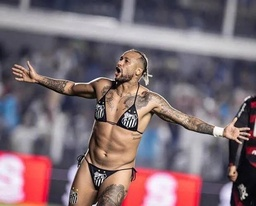
#> input picture pages/Cs/7° Semestre/Processamento-de-Imagens/aula-6/imagem.jpg, 256 x 206 px, shrunk from 615 x 494 before the run
$ python bordas-laplace.py
#> lines starting #> are read from the running program, lines starting #| are printed output that depends on the picture
#> further down, img_pil is the input picture: PIL image 256x206 RGB; mean R, G, B 126.8, 108.5, 115.2
import numpy as np
from PIL import Image
import matplotlib.pyplot as plt


def get_k_neighborhood(
    image: np.ndarray, i: int, j: int, kernel_w: int, kernel_h: int
) -> np.ndarray:
    neighborhood = image[i : i + kernel_w, j : j + kernel_h]
    return neighborhood


def get_grayscale_image(img: np.ndarray) -> np.ndarray:
    r = img[:, :, 0].astype(np.float32)
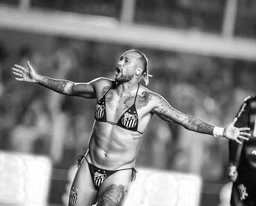
#> r: shape (206, 256) float32; min 1, max 255, mean 126.8
    g = img[:, :, 1].astype(np.float32)
    b = img[:, :, 2].astype(np.float32)
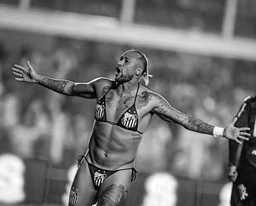
#> b: shape (206, 256) float32; min 0, max 255, mean 115.2
    # Fórmula de luminosidade padrão
    gray = 0.2989 * r + 0.5870 * g + 0.1140 * b
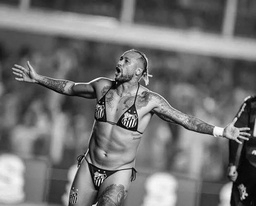
#> gray: shape (206, 256) float32; min 0.983, max 254.1, mean 114.8
    return gray.astype(np.uint8)


def convolution_2D(image: np.ndarray, kernel: np.ndarray) -> np.ndarray:
    w, h = image.shape
#> w = 206; h = 256
    kernel_w, kernel_h = kernel.shape
    output_w = w - kernel_w + 1
#> output_w = 204
    output_h = h - kernel_h + 1
#> output_h = 254
    output = np.zeros((output_w, output_h))

    for i in range(output_w):
        for j in range(output_h):
            neighborhood = get_k_neighborhood(image, i, j, kernel_w, kernel_h)
            output[i, j] = np.sum(neighborhood * kernel)
#> this loop made 204 passes

    return output


# Kernel de Laplace (Vizinhança 8)
laplace_kernel_8 = np.array([
    [-1, -1, -1],
    [-1,  8, -1],
    [-1, -1, -1]
])

# Kernel de Laplace (Vizinhança 4 - Anteriormente chamado de Canny)
laplace_kernel_4 = np.array([
    [0,  1,  0],
    [1, -4,  1],
    [0,  1,  0]
])

# Kernel de Sobel X (Detecta bordas verticais)
sobel_x_kernel = np.array([
    [-1, 0, 1],
    [-2, 0, 2],
    [-1, 0, 1]
])

image_path = "../aula-6/imagem.jpg"

try:
    img_pil = Image.open(image_path).convert("RGB")
    image = np.asarray(img_pil)
    image_gray = get_grayscale_image(image)

    output_laplace_8 = convolution_2D(image_gray, laplace_kernel_8)
    output_laplace_8 = np.abs(output_laplace_8)
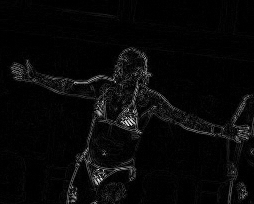
#> output_laplace_8: shape (204, 254) float64; min 0, max 1197, mean 40.2; drawn with min black and max white

    output_laplace_4 = convolution_2D(image_gray, laplace_kernel_4)
#> after the loop in convolution_2D (call 2), `for i in range(output_w):`:
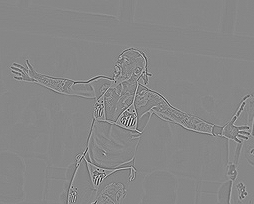
#> output: shape (204, 254) float64; min -527, max 467, mean 0; drawn with min black and max white
    output_laplace_4 = np.abs(output_laplace_4)

    output_sobel_x = convolution_2D(image_gray, sobel_x_kernel)
#> after the loop in convolution_2D (call 3), `for i in range(output_w):`:
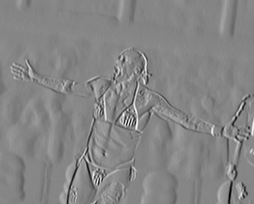
#> output: shape (204, 254) float64; min -840, max 762, mean -1.5; drawn with min black and max white
    output_sobel_x = np.abs(output_sobel_x)
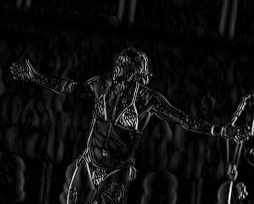
#> output_sobel_x: shape (204, 254) float64; min 0, max 840, mean 49.4; drawn with min black and max white

    # Exibe as imagens
    plt.figure(figsize=(15, 5))
    plt.subplot(1, 3, 1)
    plt.title("Laplace (Viz 8)")
    plt.imshow(output_laplace_8, cmap="gray")
    plt.axis("off")
    plt.subplot(1, 3, 2)
    plt.title("Laplace (Viz 4)")
    plt.imshow(output_laplace_4, cmap="gray")
    plt.axis("off")
    plt.subplot(1, 3, 3)
    plt.title("Sobel (Eixo X)")
    plt.imshow(output_sobel_x, cmap="gray")
    plt.axis("off")
    plt.tight_layout()
    plt.show()

except FileNotFoundError:
    print(f"Erro: Não foi possível encontrar a imagem no caminho '{image_path}'.")
